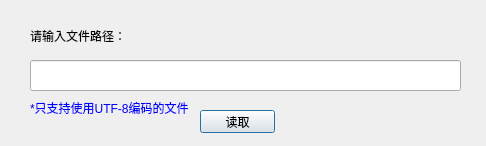
<?xml version="1.0" encoding="UTF-8"?>
<ui version="4.0">
 <class>Dlg_Btn_read</class>
 <widget class="QDialog" name="Dlg_Btn_read">
  <property name="geometry">
   <rect>
    <x>0</x>
    <y>0</y>
    <width>486</width>
    <height>146</height>
   </rect>
  </property>
  <property name="windowTitle">
   <string>读取文件</string>
  </property>
  <widget class="QLabel" name="label">
   <property name="geometry">
    <rect>
     <x>30</x>
     <y>20</y>
     <width>161</width>
     <height>31</height>
    </rect>
   </property>
   <property name="text">
    <string>请输入文件路径：</string>
   </property>
  </widget>
  <widget class="QLineEdit" name="lineEdit">
   <property name="geometry">
    <rect>
     <x>30</x>
     <y>60</y>
     <width>431</width>
     <height>31</height>
    </rect>
   </property>
  </widget>
  <widget class="QPushButton" name="Btn_read">
   <property name="geometry">
    <rect>
     <x>200</x>
     <y>110</y>
     <width>75</width>
     <height>23</height>
    </rect>
   </property>
   <property name="text">
    <string>读取</string>
   </property>
  </widget>
  <widget class="QLabel" name="label_2">
   <property name="geometry">
    <rect>
     <x>30</x>
     <y>100</y>
     <width>251</width>
     <height>16</height>
    </rect>
   </property>
   <property name="styleSheet">
    <string notr="true">color: rgb(0, 0, 255);</string>
   </property>
   <property name="text">
    <string>*只支持使用UTF-8编码的文件</string>
   </property>
  </widget>
 </widget>
 <resources/>
 <connections/>
</ui>
